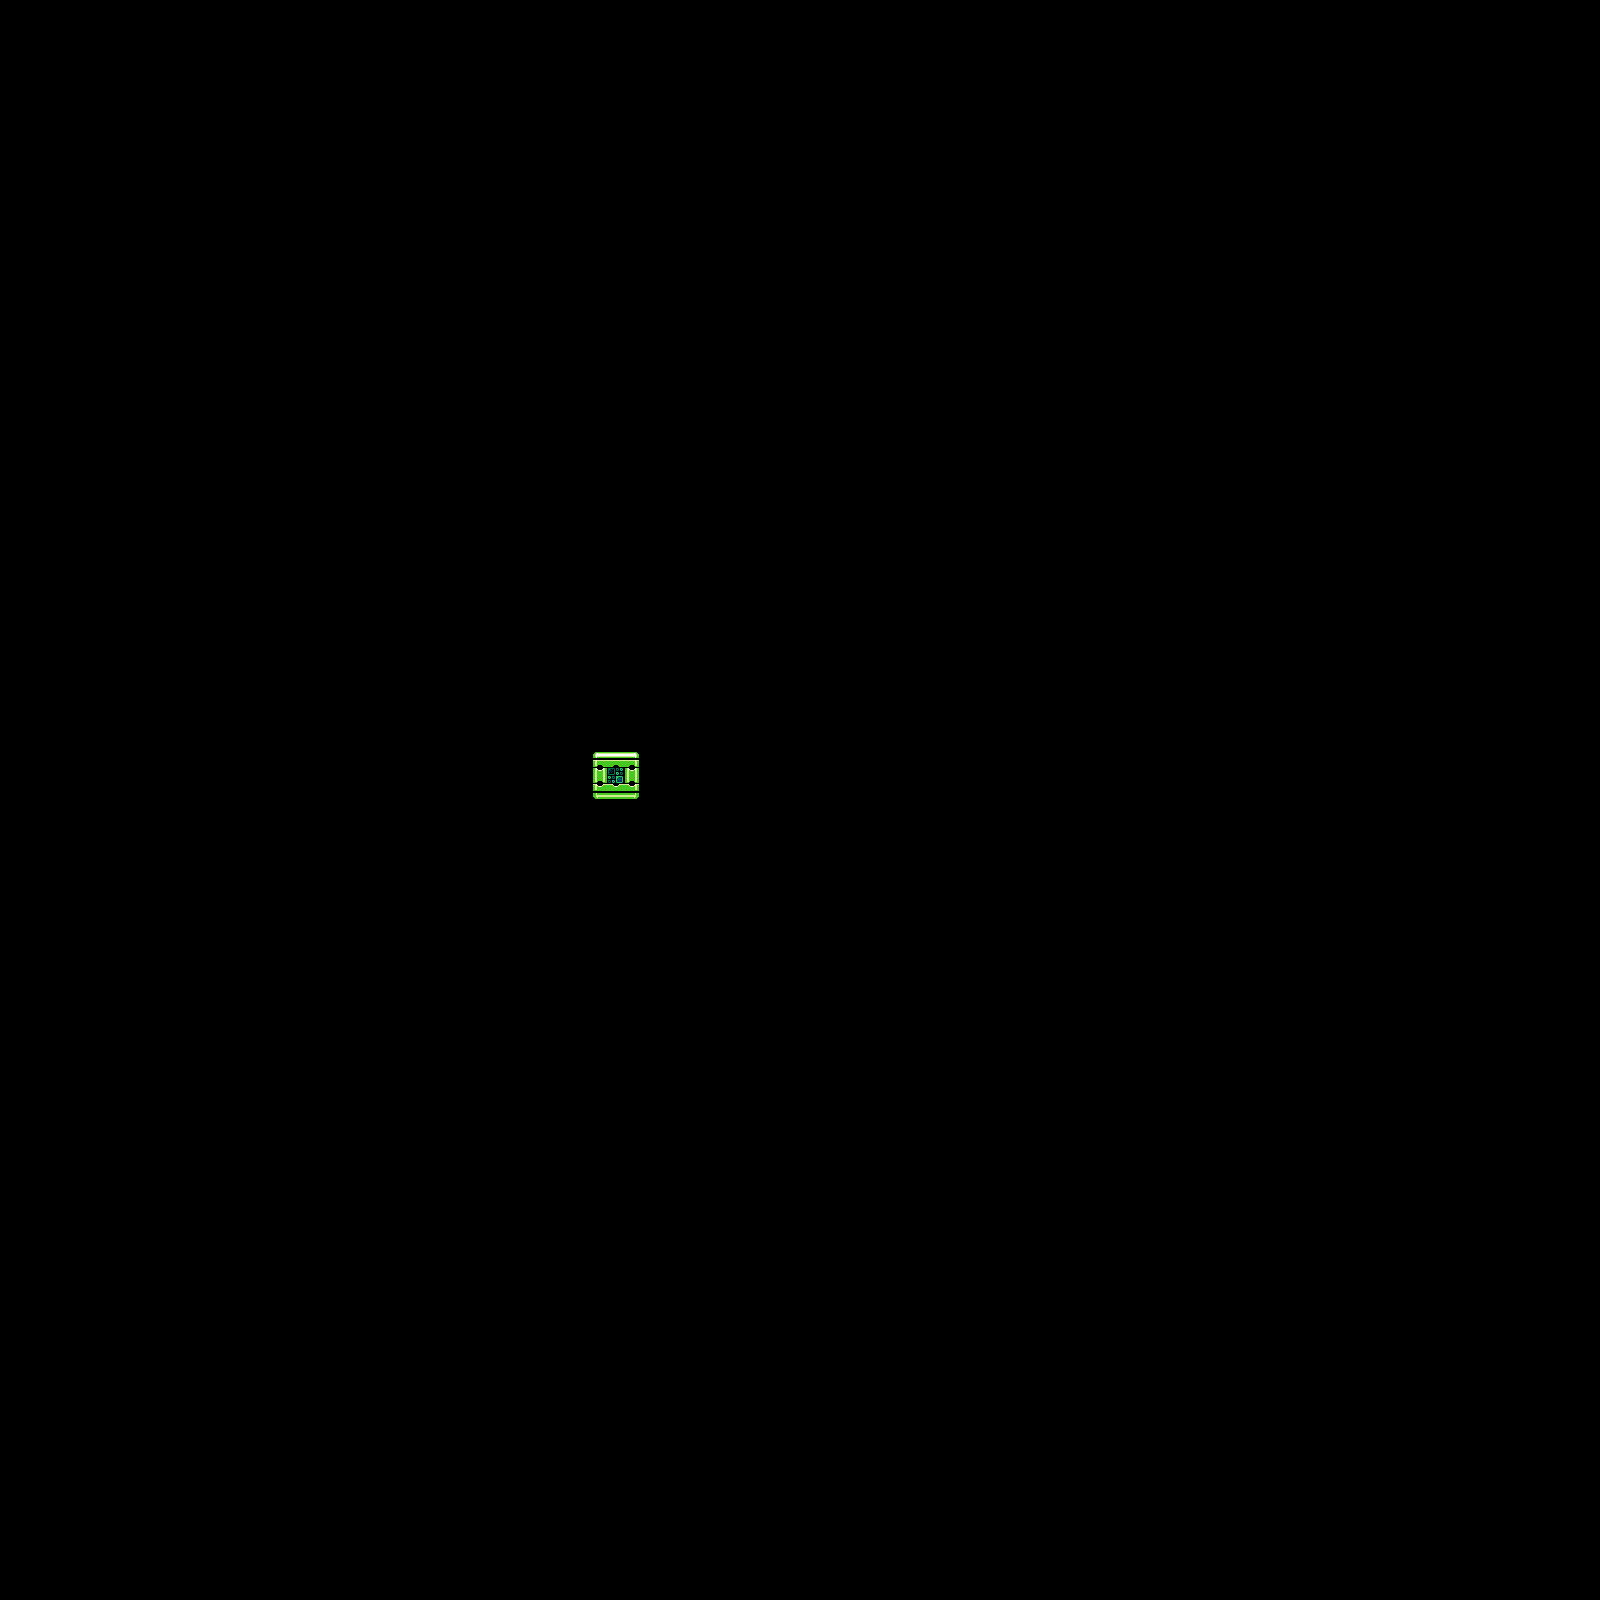

This game map was drawn from its Tiled (.tmx) file and the tilesets committed beside it. A one-line description and the trimmed map source follow:
An orthogonal 100x100 tile map with 16x16 px tiles, 1 tile layer (Tile Layer 1).

<map version="1.0" tiledversion="2017.09.27" orientation="orthogonal" renderorder="right-down" width="100" height="100" tilewidth="16" tileheight="16" infinite="0" nextobjectid="1">
 <tileset firstgid="1" source="Sci-FiNess.tsx" />
 <layer name="Tile Layer 1" width="100" height="100">
  <data>[10000 cells, 9 non-empty, 9 distinct tile ids]</data>
 </layer>
</map>
